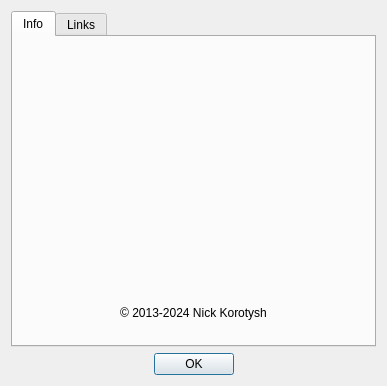
<?xml version="1.0" encoding="UTF-8"?>
<ui version="4.0">
 <class>AboutDialog</class>
 <widget class="QDialog" name="AboutDialog">
  <property name="geometry">
   <rect>
    <x>0</x>
    <y>0</y>
    <width>380</width>
    <height>400</height>
   </rect>
  </property>
  <property name="windowTitle">
   <string>About</string>
  </property>
  <layout class="QGridLayout" name="gridLayout">
   <property name="sizeConstraint">
    <enum>QLayout::SizeConstraint::SetFixedSize</enum>
   </property>
   <item row="1" column="2">
    <spacer name="h_spacer_2">
     <property name="orientation">
      <enum>Qt::Orientation::Horizontal</enum>
     </property>
     <property name="sizeHint" stdset="0">
      <size>
       <width>136</width>
       <height>20</height>
      </size>
     </property>
    </spacer>
   </item>
   <item row="1" column="1">
    <widget class="QDialogButtonBox" name="buttonBox">
     <property name="orientation">
      <enum>Qt::Orientation::Horizontal</enum>
     </property>
     <property name="standardButtons">
      <set>QDialogButtonBox::StandardButton::Ok</set>
     </property>
     <property name="centerButtons">
      <bool>true</bool>
     </property>
    </widget>
   </item>
   <item row="1" column="0">
    <spacer name="h_spacer_1">
     <property name="orientation">
      <enum>Qt::Orientation::Horizontal</enum>
     </property>
     <property name="sizeHint" stdset="0">
      <size>
       <width>137</width>
       <height>20</height>
      </size>
     </property>
    </spacer>
   </item>
   <item row="0" column="0" colspan="3">
    <widget class="QTabWidget" name="tabWidget">
     <property name="currentIndex">
      <number>0</number>
     </property>
     <widget class="QWidget" name="info_tab">
      <attribute name="title">
       <string>Info</string>
      </attribute>
      <layout class="QVBoxLayout" name="info_tab_layout">
       <item>
        <widget class="LogoLabel" name="logo_lbl">
         <property name="text">
          <string notr="true">&lt;logo&gt;</string>
         </property>
         <property name="alignment">
          <set>Qt::AlignmentFlag::AlignCenter</set>
         </property>
        </widget>
       </item>
       <item>
        <widget class="QLabel" name="app_name_lbl">
         <property name="font">
          <font>
           <pointsize>16</pointsize>
           <bold>true</bold>
          </font>
         </property>
         <property name="text">
          <string notr="true">&lt;App Name&gt;</string>
         </property>
         <property name="alignment">
          <set>Qt::AlignmentFlag::AlignCenter</set>
         </property>
        </widget>
       </item>
       <item>
        <widget class="QLabel" name="app_ver_lbl">
         <property name="font">
          <font>
           <pointsize>12</pointsize>
           <bold>true</bold>
          </font>
         </property>
         <property name="text">
          <string notr="true">&lt;app version&gt;</string>
         </property>
         <property name="alignment">
          <set>Qt::AlignmentFlag::AlignCenter</set>
         </property>
        </widget>
       </item>
       <item>
        <widget class="QLabel" name="build_qt_lbl">
         <property name="text">
          <string notr="true">&lt;build info&gt;</string>
         </property>
         <property name="alignment">
          <set>Qt::AlignmentFlag::AlignCenter</set>
         </property>
        </widget>
       </item>
       <item>
        <widget class="QLabel" name="build_date_lbl">
         <property name="text">
          <string notr="true">&lt;build date&gt;</string>
         </property>
         <property name="alignment">
          <set>Qt::AlignmentFlag::AlignCenter</set>
         </property>
        </widget>
       </item>
       <item>
        <widget class="QLabel" name="copyright_lbl">
         <property name="text">
          <string notr="true">© 2013-2024 Nick Korotysh</string>
         </property>
         <property name="alignment">
          <set>Qt::AlignmentFlag::AlignCenter</set>
         </property>
        </widget>
       </item>
      </layout>
     </widget>
     <widget class="QWidget" name="links_tab">
      <attribute name="title">
       <string>Links</string>
      </attribute>
      <layout class="QVBoxLayout" name="links_tab_layout">
       <item>
        <widget class="QGroupBox" name="project_group">
         <property name="title">
          <string>Useful links</string>
         </property>
         <layout class="QVBoxLayout" name="project_group_layout">
          <item>
           <widget class="QLabel" name="homepage_lbl">
            <property name="text">
             <string>&lt;a href=&quot;https://digitalclock4.sourceforge.io/&quot;&gt;project home page&lt;/a&gt;</string>
            </property>
            <property name="alignment">
             <set>Qt::AlignmentFlag::AlignCenter</set>
            </property>
            <property name="openExternalLinks">
             <bool>true</bool>
            </property>
           </widget>
          </item>
          <item>
           <widget class="QLabel" name="support_lbl">
            <property name="text">
             <string>&lt;a href=&quot;https://github.com/Kolcha/DigitalClock5/issues&quot;&gt;bug report/feature request&lt;/a&gt;</string>
            </property>
            <property name="alignment">
             <set>Qt::AlignmentFlag::AlignCenter</set>
            </property>
            <property name="openExternalLinks">
             <bool>true</bool>
            </property>
           </widget>
          </item>
          <item>
           <widget class="QLabel" name="translate_lbl">
            <property name="text">
             <string>&lt;a href=&quot;https://github.com/Kolcha/DigitalClock5/wiki/Translate&quot;&gt;help to translate&lt;/a&gt;</string>
            </property>
            <property name="alignment">
             <set>Qt::AlignmentFlag::AlignCenter</set>
            </property>
            <property name="openExternalLinks">
             <bool>true</bool>
            </property>
           </widget>
          </item>
          <item>
           <widget class="QLabel" name="changelog_lbl">
            <property name="text">
             <string>&lt;a href=&quot;https://github.com/Kolcha/DigitalClock5/commits/master/&quot;&gt;view full changelog&lt;/a&gt;</string>
            </property>
            <property name="alignment">
             <set>Qt::AlignmentFlag::AlignCenter</set>
            </property>
            <property name="openExternalLinks">
             <bool>true</bool>
            </property>
           </widget>
          </item>
          <item>
           <widget class="QLabel" name="wiki_home_lbl">
            <property name="text">
             <string>&lt;a href=&quot;https://github.com/Kolcha/DigitalClock5/wiki&quot;&gt;project Wiki home page&lt;/a&gt;</string>
            </property>
            <property name="alignment">
             <set>Qt::AlignmentFlag::AlignCenter</set>
            </property>
            <property name="openExternalLinks">
             <bool>true</bool>
            </property>
           </widget>
          </item>
         </layout>
        </widget>
       </item>
       <item>
        <widget class="QGroupBox" name="info_group">
         <property name="title">
          <string>More info</string>
         </property>
         <layout class="QVBoxLayout" name="info_group_layout">
          <item>
           <widget class="QLabel" name="lnk_lbl_4">
            <property name="text">
             <string notr="true">&lt;a href=&quot;https://showroom.qt.io/digital-clock/&quot;&gt;showroom.qt.io&lt;/a&gt;</string>
            </property>
            <property name="alignment">
             <set>Qt::AlignmentFlag::AlignCenter</set>
            </property>
            <property name="openExternalLinks">
             <bool>true</bool>
            </property>
           </widget>
          </item>
          <item>
           <widget class="QLabel" name="lnk_lbl_1">
            <property name="text">
             <string notr="true">&lt;a href=&quot;https://www.softpedia.com/get/Desktop-Enhancements/Clocks-Time-Management/Korotysh-Digital-Clock.shtml&quot;&gt;www.softpedia.com&lt;/a&gt;</string>
            </property>
            <property name="alignment">
             <set>Qt::AlignmentFlag::AlignCenter</set>
            </property>
            <property name="openExternalLinks">
             <bool>true</bool>
            </property>
           </widget>
          </item>
          <item>
           <widget class="QLabel" name="lnk_lbl_2">
            <property name="text">
             <string notr="true">&lt;a href=&quot;https://mac.softpedia.com/get/Utilities/Digital-Clock-Nick-Korotysh.shtml&quot;&gt;mac.softpedia.com&lt;/a&gt;</string>
            </property>
            <property name="alignment">
             <set>Qt::AlignmentFlag::AlignCenter</set>
            </property>
            <property name="openExternalLinks">
             <bool>true</bool>
            </property>
           </widget>
          </item>
          <item>
           <widget class="QLabel" name="lnk_lbl_3">
            <property name="text">
             <string notr="true">&lt;a href=&quot;https://www.softpedia.com/get/PORTABLE-SOFTWARE/Other-Portable-Applications/Digital-Clock-Portable.shtml&quot;&gt;www.softpedia.com&lt;/a&gt;</string>
            </property>
            <property name="alignment">
             <set>Qt::AlignmentFlag::AlignCenter</set>
            </property>
            <property name="openExternalLinks">
             <bool>true</bool>
            </property>
           </widget>
          </item>
         </layout>
        </widget>
       </item>
       <item>
        <widget class="QLabel" name="e_mail_label">
         <property name="text">
          <string notr="true">e-mail: &lt;a href=&quot;mailto:nick.korotysh@gmail.com&quot;&gt;nick.korotysh@gmail.com&lt;/a&gt;</string>
         </property>
         <property name="alignment">
          <set>Qt::AlignmentFlag::AlignCenter</set>
         </property>
         <property name="openExternalLinks">
          <bool>true</bool>
         </property>
        </widget>
       </item>
      </layout>
     </widget>
    </widget>
   </item>
  </layout>
 </widget>
 <layoutdefault spacing="6" margin="11"/>
 <customwidgets>
  <customwidget>
   <class>LogoLabel</class>
   <extends>QLabel</extends>
   <header>gui/logo_label.hpp</header>
  </customwidget>
 </customwidgets>
 <resources/>
 <connections>
  <connection>
   <sender>buttonBox</sender>
   <signal>accepted()</signal>
   <receiver>AboutDialog</receiver>
   <slot>accept()</slot>
   <hints>
    <hint type="sourcelabel">
     <x>150</x>
     <y>381</y>
    </hint>
    <hint type="destinationlabel">
     <x>40</x>
     <y>275</y>
    </hint>
   </hints>
  </connection>
  <connection>
   <sender>buttonBox</sender>
   <signal>rejected()</signal>
   <receiver>AboutDialog</receiver>
   <slot>reject()</slot>
   <hints>
    <hint type="sourcelabel">
     <x>229</x>
     <y>381</y>
    </hint>
    <hint type="destinationlabel">
     <x>340</x>
     <y>275</y>
    </hint>
   </hints>
  </connection>
 </connections>
</ui>
